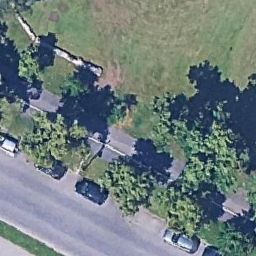
#> input picture val_qgis_bamberg/rgb/0.png, 256 x 256 px; its folder holds only this picture in this run
$ python prepare_data.py --img_dir ../val_qgis_bamberg/rgb --mask_dir ../val_qgis_bamberg/rgb --out_dir out
#> lines starting #> are read from the running program, lines starting #| are printed output that depends on the picture
#!/usr/bin/env python3
"""
prepare_data.py

Tiles images and masks, converts RGB masks to integer class masks,
and writes train/val CSV splits (group-split by source image).

Usage example:
python prepare_data.py \
  --img_dir /path/to/potsdam/images \
  --mask_dir /path/to/potsdam/labels \
  --out_dir dataset/yourdata \
  --tile_size 256 --stride 128 \
  --val_split 0.2 \
  --palette palette.json

If --palette is omitted, the script will auto-generate generated_palette.json
in the output folder and use it (you should inspect & edit if needed).
"""

import os
import json
import argparse
from glob import glob
from PIL import Image
import numpy as np
from tqdm import tqdm
import random
import csv

# -------------------------
# CONFIG
# -------------------------
TREE_CLASS = 4          # index for "tree" in palette
MIN_TREE_PIXELS = 50    # minimum pixels to keep a tile

def ensure_dir(d):
    os.makedirs(d, exist_ok=True)

def parse_rgb_tuple(s):
    # parse "R,G,B" -> (R,G,B)
    parts = s.split(',')
    return tuple(int(p.strip()) for p in parts)

def scan_unique_colors(mask_paths, max_images=50):
    """Scan up to max_images masks and return a sorted list of unique RGB colors found."""
#> called with max_images = 50
    colors = set()
    sampled = mask_paths[:max_images]
    for p in sampled:
        m = Image.open(p).convert("RGB")
        arr = np.asarray(m)
        h,w,_ = arr.shape
#> h = 256; w = 256
        flat = arr.reshape(-1,3)
        # convert to small unique set per image
        for c in np.unique(flat.reshape(-1,3), axis=0):
            colors.add(tuple(int(x) for x in c.tolist()))
#> this loop made 33683 passes
#> c on passes 1 to 3: [0, 28, 25], [1, 5, 24], [1, 26, 10]
#> after the loop, colors = 33683 items
    colors_list = sorted(list(colors))
#> colors_list = 33683 items
    return colors_list

def save_palette_json(palette_dict, out_path):
    with open(out_path, "w") as f:
        # convert keys to "R,G,B" strings for JSON friendliness
        jsonable = { ",".join(map(str, map(int, map(int, k.split(','))))): v for k,v in palette_dict.items() } if isinstance(list(palette_dict.keys())[0], str) else {}
        if jsonable:
            json.dump(palette_dict, f, indent=2)
        else:
            # palette_dict may already have tuple keys; convert them
            conv = { ",".join(map(str, k)): int(v) for k,v in palette_dict.items() }
            json.dump(conv, f, indent=2)
    print(f"[INFO] Saved palette JSON to {out_path}")

def load_palette_json(pal_path):
    with open(pal_path, "r") as f:
        raw = json.load(f)
    # raw keys should be "R,G,B" strings, values ints
    palette = { tuple(int(x) for x in k.split(',')): int(v) for k,v in raw.items() }
    return palette

def rgb_to_index_mask(rgb_arr, palette, default_index=0):
    """
    rgb_arr: HxWx3 uint8 numpy array
    palette: dict {(r,g,b): index}
    Returns HxW uint8/uint16 depending on max index
    """
    h,w,_ = rgb_arr.shape
    flat = rgb_arr.reshape(-1,3)
    packed = (flat[:,0].astype(np.int32) << 16) + (flat[:,1].astype(np.int32) << 8) + flat[:,2].astype(np.int32)
    # build mapping from packed int -> idx for speed
    mapping = {}
    for (r,g,b), idx in palette.items():
        key = (int(r) << 16) + (int(g) << 8) + int(b)
        mapping[key] = int(idx)
    default = int(default_index)
    out_flat = np.full((flat.shape[0],), default, dtype=np.int32)
    for key, idx in mapping.items():
        matches = (packed == key)
        if matches.any():
            out_flat[matches] = idx
    out = out_flat.reshape(h,w)
    # choose dtype based on max index
    maxidx = out.max()
    if maxidx < 256:
        return out.astype(np.uint8)
    elif maxidx < 65536:
        return out.astype(np.uint16)
    else:
        return out.astype(np.int32)


def tile_and_save_image(im_path, out_dir, prefix,
                        tile_size=256, stride=128,
                        keep_indices=None):
    im = Image.open(im_path).convert("RGB")
    W, H = im.size

    tile_idx = 0

    for y in range(0, H - tile_size + 1, stride):
        for x in range(0, W - tile_size + 1, stride):
            if keep_indices is not None and tile_idx not in keep_indices:
                tile_idx += 1
                continue

            tile = im.crop((x, y, x + tile_size, y + tile_size))
            out_path = os.path.join(out_dir, f"{prefix}_{tile_idx:05d}.png")
            tile.save(out_path)

            tile_idx += 1


def tile_and_save_mask(mask_path, out_dir, prefix, palette,
                       tile_size=256, stride=128):
    mask = Image.open(mask_path).convert("RGB")
    W, H = mask.size
    arr = np.asarray(mask)

    kept_indices = []
    tile_idx = 0

    for y in range(0, H - tile_size + 1, stride):
        for x in range(0, W - tile_size + 1, stride):
            sub = arr[y:y+tile_size, x:x+tile_size, :]
            idx_mask = rgb_to_index_mask(sub, palette, default_index=0)

            # ---- FILTER DECISION ----
            if np.sum(idx_mask == TREE_CLASS) < MIN_TREE_PIXELS:
                tile_idx += 1
                continue


            out = Image.fromarray(idx_mask)
            out_path = os.path.join(out_dir, f"{prefix}_{tile_idx:05d}.png")
            out.save(out_path)

            kept_indices.append(tile_idx)
            tile_idx += 1

    return kept_indices

def gather_pairs(img_dir, mask_dir, img_exts=(".png",".tif",".jpg",".jpeg")):
    images = []
    for ext in img_exts:
        images += sorted(glob(os.path.join(img_dir, f"*{ext}")))
    masks = []
    for ext in img_exts:
        masks += sorted(glob(os.path.join(mask_dir, f"*{ext}")))
    # naive pair matching by basename prefix — better if file naming matches
    images = sorted(images)
    masks = sorted(masks)
    if len(images) != len(masks):
        print(f"[WARN] Found {len(images)} images and {len(masks)} masks. Proceeding with pair-wise zipped list. Ensure they match.")
    pairs = list(zip(images, masks))
    return pairs

def write_csv_pairs(pairs, csv_path):
    with open(csv_path, "w", newline='') as f:
        writer = csv.writer(f)
        writer.writerow(["image_path", "mask_path", "orig_image_id"])
        for img, m, orig in pairs:
            writer.writerow([img, m, orig])

def main(args):
    random.seed(args.seed)
    ensure_dir(args.out_dir)
    tiles_img_dir = os.path.join(args.out_dir, "tiles", "images")
    tiles_mask_dir = os.path.join(args.out_dir, "tiles", "masks")
    csv_dir = os.path.join(args.out_dir, "csv")
    ensure_dir(tiles_img_dir)
    ensure_dir(tiles_mask_dir)
    ensure_dir(csv_dir)

    # gather raw image/mask pairs
    pairs = gather_pairs(args.img_dir, args.mask_dir)
    if len(pairs) == 0:
        raise SystemExit("[ERROR] No image/mask pairs found. Check paths and extensions.")

    # load or auto-generate palette
    palette = None
    if args.palette:
        print(f"[INFO] Loading palette from {args.palette}")
        palette = load_palette_json(args.palette)
    else:
        print("[INFO] No palette JSON supplied. Scanning masks to discover unique colors...")
        mask_paths = [m for _,m in pairs]
        unique_colors = scan_unique_colors(mask_paths, max_images=args.palette_scan_max)
#> unique_colors = 33683 items
        print(f"[INFO] Discovered {len(unique_colors)} unique colors (showing up to first 50):")
#| [INFO] Discovered 33683 unique colors (showing up to first 50):
        for c in unique_colors[:50]:
            print(c)
#> this loop made 50 passes
#> c on passes 1 to 12: (0, 28, 25), (1, 5, 24), (1, 26, 10), (1, 26, 38), (1, 29, 27), (2, 22, 35), (2, 26, 25), (2, 28, 16), (2, 38, 26), (3, 19, 16), (3, 21, 42), (3, 24, 30)
#| (0, 28, 25)
#| (1, 5, 24)
#| (1, 26, 10)
#| (1, 26, 38)
#| (1, 29, 27)
#| (2, 22, 35)
#| (2, 26, 25)
#| (2, 28, 16)
#> (further printed lines are left out)
        # create auto mapping and save it
        palette = {}
        for i, c in enumerate(unique_colors):
            palette[c] = int(i)  # assign incremental index; user should edit this file if necessary
#> this loop made 33683 passes
#> after the loop, palette = 33683 items
        gen_pal_path = os.path.join(args.out_dir, "generated_palette.json")
        # gen_pal_path = os.path.join(args.out_dir, "potsdam_palette.json")
        # convert keys to "R,G,B"
        json_pal = { ",".join(map(str,k)): v for k,v in palette.items() }
        with open(gen_pal_path, "w") as f:
            json.dump(json_pal, f, indent=2)
        print(f"[WARN] Auto-generated palette saved to {gen_pal_path}")
        print("[WARN] Inspect generated_palette.json and edit class indices if needed, then re-run with --palette <path> for correct semantic mapping.")

    # tile each pair; keep record of produced tiles
    produced_pairs = []
    print("[INFO] Tiling images and masks...")
    for i, (img_path, mask_path) in enumerate(tqdm(pairs, desc="pairs")):
        basename = os.path.splitext(os.path.basename(img_path))[0]
        prefix = f"{basename}"
        # n_img = tile_and_save_image(img_path, tiles_img_dir, prefix, tile_size=args.tile_size, stride=args.stride)
        # n_mask = tile_and_save_mask(mask_path, tiles_mask_dir, prefix, palette, tile_size=args.tile_size, stride=args.stride)
        # if n_img != n_mask:
        #     print(f"[WARN] For {basename} produced {n_img} image tiles but {n_mask} mask tiles. Check mask colors / palette.")
        # # append produced tile paths to list
        # for idx in range(n_img):
        #     produced_pairs.append((
        #         os.path.join(tiles_img_dir, f"{prefix}_{idx:05d}.png"),
        #         os.path.join(tiles_mask_dir, f"{prefix}_{idx:05d}.png"),
        #         basename
        #     ))
        kept_indices = tile_and_save_mask(mask_path,
                                          tiles_mask_dir,
                                          prefix,
                                          palette,
                                          tile_size=args.tile_size,
                                          stride=args.stride
        )
#> after the loop in tile_and_save_mask, `for y in range(0, H - tile_size + 1, stride):`:
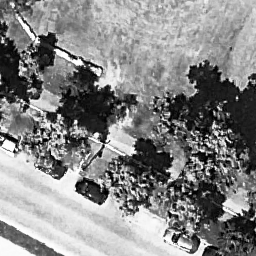
#> idx_mask: shape (256, 256) uint16; min 0, max 33682, mean 17697.5; drawn with min black and max white
#> after the loop in tile_and_save_mask, `for y in range(0, H - tile_size + 1, stride):`: kept_indices = []; tile_idx = 1
#> kept_indices = []
        tile_and_save_image(img_path,
                            tiles_img_dir,
                            prefix,
                            tile_size=args.tile_size,
                            stride=args.stride,
                            keep_indices=kept_indices
        )
#> after the loop in tile_and_save_image, `for y in range(0, H - tile_size + 1, stride):`: tile_idx = 1
        for idx in kept_indices:
            produced_pairs.append((
                os.path.join(tiles_img_dir, f"{prefix}_{idx:05d}.png"),
                os.path.join(tiles_mask_dir, f"{prefix}_{idx:05d}.png"),
                basename
            ))
#> this loop made 0 passes
#> after the loop, produced_pairs = []


    print(f"[INFO] Produced {len(produced_pairs)} tile pairs.")
#| [INFO] Produced 0 tile pairs.

    # group-split by original image id (basename) to create train/val splits
    groups = {}
    for imgp, mskp, orig in produced_pairs:
        groups.setdefault(orig, []).append((imgp, mskp, orig))
#> after the loop, groups = 0 items
    group_keys = list(groups.keys())
#> group_keys = []
    random.shuffle(group_keys)
    n_val_groups = max(1, int(len(group_keys) * args.val_split))
#> n_val_groups = 1
    val_group_keys = set(group_keys[:n_val_groups])
#> val_group_keys = 0 items
    train_pairs = []
    val_pairs = []
    for k in group_keys:
        if k in val_group_keys:
            val_pairs.extend(groups[k])
        else:
            train_pairs.extend(groups[k])
#> after the loop, train_pairs = []; val_pairs = []

    train_csv = os.path.join(csv_dir, "train.csv")
    val_csv = os.path.join(csv_dir, "val.csv")
    write_csv_pairs(train_pairs, train_csv)
    write_csv_pairs(val_pairs, val_csv)

    print(f"[INFO] Wrote {len(train_pairs)} train tiles to {train_csv}")
#| [INFO] Wrote 0 train tiles to out/csv/train.csv
    print(f"[INFO] Wrote {len(val_pairs)} val tiles to {val_csv}")
#| [INFO] Wrote 0 val tiles to out/csv/val.csv

    # save palette used (convert tuple keys to "R,G,B")
    # palette_json_path = os.path.join(args.out_dir, "used_palette.json")
    palette_json_path = os.path.join(args.out_dir, "potsdam_palette.json")
    conv = { ",".join(map(str,k)): int(v) for k,v in palette.items() }
    with open(palette_json_path, "w") as f:
        json.dump(conv, f, indent=2)
    print(f"[INFO] Saved used palette to {palette_json_path}")
#| [INFO] Saved used palette to out/potsdam_palette.json

    print("[DONE] Data preparation finished.")

if __name__ == "__main__":
    p = argparse.ArgumentParser()
    p.add_argument("--img_dir", required=True, help="Path to folder with raw RGB images")
    p.add_argument("--mask_dir", required=True, help="Path to folder with raw RGB mask images")
    p.add_argument("--out_dir", required=True, help="Output base folder (tiles, csv, palette)")
    p.add_argument("--tile_size", type=int, default=256, help="Tile size (default 256)")
    p.add_argument("--stride", type=int, default=128, help="Tile stride (default 128 for 50%% overlap)")
    p.add_argument("--val_split", type=float, default=0.2, help="Fraction of groups (original images) for val (default 0.2)")
    p.add_argument("--palette", type=str, default=None, help="Path to palette JSON file mapping 'R,G,B' -> index. If omitted, script auto-generates palette.")
    p.add_argument("--palette_scan_max", type=int, default=50, help="How many mask files to scan to discover unique colors when palette omitted.")
    p.add_argument("--seed", type=int, default=42)
    args = p.parse_args()
    main(args)
